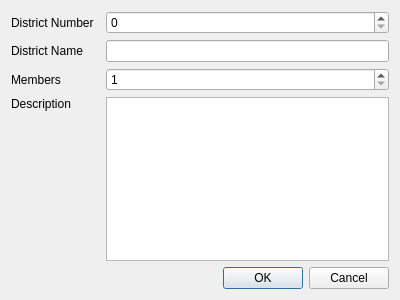
<?xml version="1.0" encoding="UTF-8"?>
<ui version="4.0">
 <class>dlgNewDistrict</class>
 <widget class="QDialog" name="dlgNewDistrict">
  <property name="geometry">
   <rect>
    <x>0</x>
    <y>0</y>
    <width>400</width>
    <height>300</height>
   </rect>
  </property>
  <property name="windowTitle">
   <string>New District</string>
  </property>
  <layout class="QGridLayout" name="gridLayout">
   <item row="0" column="0">
    <widget class="QLabel" name="lblDistrictNo">
     <property name="statusTip">
      <string>Number of the district</string>
     </property>
     <property name="text">
      <string>District Number</string>
     </property>
     <property name="buddy">
      <cstring>sbxDistrictNo</cstring>
     </property>
    </widget>
   </item>
   <item row="2" column="0">
    <widget class="QLabel" name="lblMembers">
     <property name="text">
      <string>Members</string>
     </property>
     <property name="buddy">
      <cstring>sbxMembers</cstring>
     </property>
    </widget>
   </item>
   <item row="3" column="0">
    <widget class="QLabel" name="lblDescription">
     <property name="text">
      <string>Description</string>
     </property>
     <property name="alignment">
      <set>Qt::AlignLeading|Qt::AlignLeft|Qt::AlignTop</set>
     </property>
     <property name="buddy">
      <cstring>txtDescription</cstring>
     </property>
    </widget>
   </item>
   <item row="3" column="2">
    <widget class="QPlainTextEdit" name="txtDescription">
     <property name="toolTip">
      <string>Description of the district</string>
     </property>
    </widget>
   </item>
   <item row="2" column="2">
    <widget class="QSpinBox" name="sbxMembers">
     <property name="toolTip">
      <string>Number of members elected from the district</string>
     </property>
     <property name="minimum">
      <number>1</number>
     </property>
    </widget>
   </item>
   <item row="1" column="0">
    <widget class="QLabel" name="lblName">
     <property name="text">
      <string>District Name</string>
     </property>
     <property name="buddy">
      <cstring>inpName</cstring>
     </property>
    </widget>
   </item>
   <item row="1" column="2">
    <widget class="QLineEdit" name="inpName">
     <property name="toolTip">
      <string>Name of the district</string>
     </property>
    </widget>
   </item>
   <item row="4" column="0" colspan="3">
    <widget class="QDialogButtonBox" name="buttonBox">
     <property name="orientation">
      <enum>Qt::Horizontal</enum>
     </property>
     <property name="standardButtons">
      <set>QDialogButtonBox::Cancel|QDialogButtonBox::Ok</set>
     </property>
    </widget>
   </item>
   <item row="0" column="2">
    <widget class="RdsDistrictSpinBox" name="sbxDistrictNo">
     <property name="toolTip">
      <string>Number of the district</string>
     </property>
    </widget>
   </item>
  </layout>
 </widget>
 <customwidgets>
  <customwidget>
   <class>RdsDistrictSpinBox</class>
   <extends>QSpinBox</extends>
   <header>.RedistrictingWidgets</header>
  </customwidget>
 </customwidgets>
 <tabstops>
  <tabstop>sbxDistrictNo</tabstop>
  <tabstop>inpName</tabstop>
  <tabstop>sbxMembers</tabstop>
  <tabstop>txtDescription</tabstop>
 </tabstops>
 <resources/>
 <connections>
  <connection>
   <sender>buttonBox</sender>
   <signal>accepted()</signal>
   <receiver>dlgNewDistrict</receiver>
   <slot>accept()</slot>
   <hints>
    <hint type="sourcelabel">
     <x>248</x>
     <y>254</y>
    </hint>
    <hint type="destinationlabel">
     <x>157</x>
     <y>274</y>
    </hint>
   </hints>
  </connection>
  <connection>
   <sender>buttonBox</sender>
   <signal>rejected()</signal>
   <receiver>dlgNewDistrict</receiver>
   <slot>reject()</slot>
   <hints>
    <hint type="sourcelabel">
     <x>316</x>
     <y>260</y>
    </hint>
    <hint type="destinationlabel">
     <x>286</x>
     <y>274</y>
    </hint>
   </hints>
  </connection>
 </connections>
</ui>
